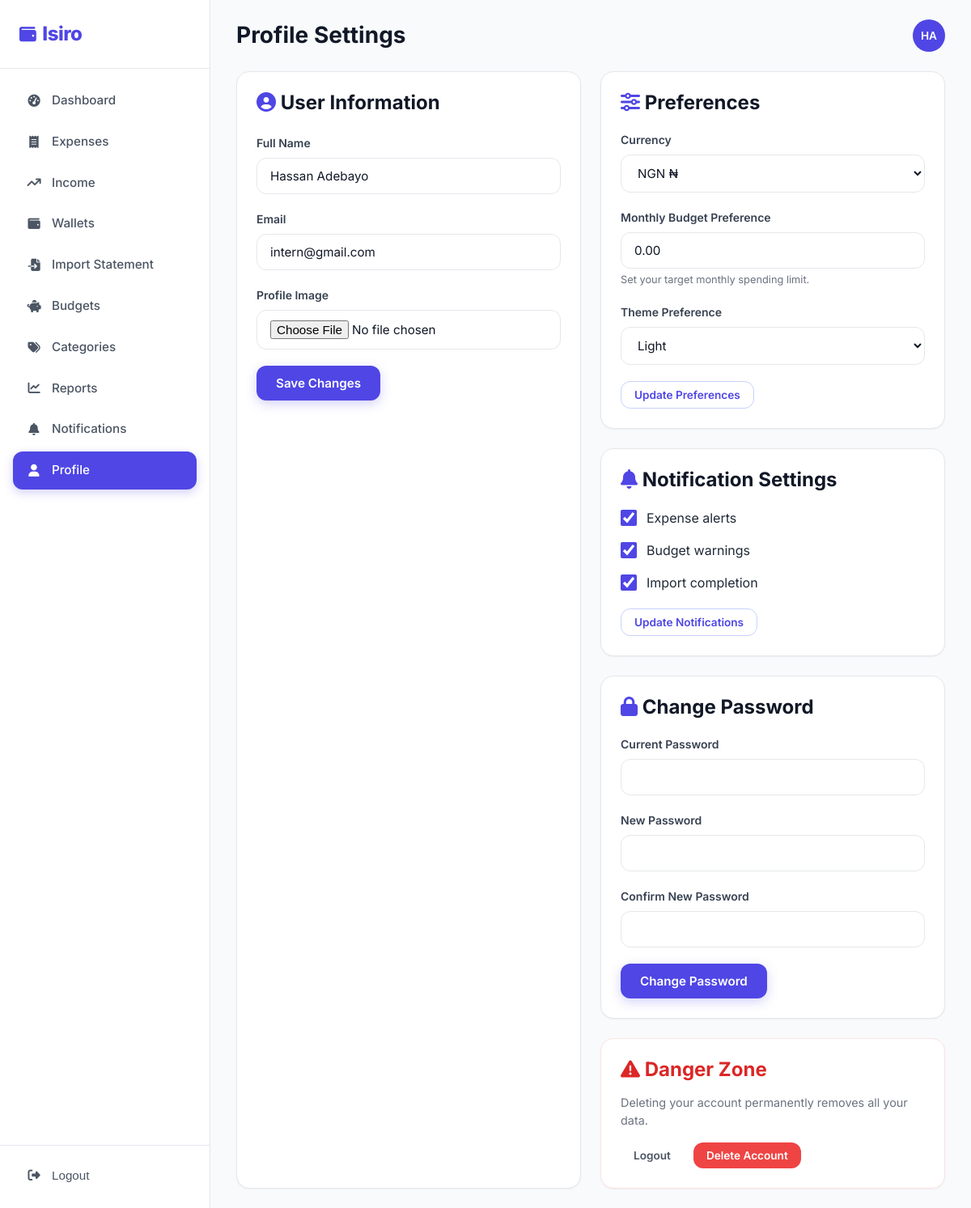
/users/profile/ (signed in), run on the app's committed database.
### users/models.py (models this page shows)
class User(AbstractUser):
    username = None  # remove the username field; use email instead
    full_name = models.CharField(max_length=150, blank=True)
    email = models.EmailField(unique=True)
    profile_image = models.ImageField(
        upload_to="profile_images/",
        blank=True,
        null=True,
    )
    currency = models.CharField(max_length=10, default="USD")
    monthly_budget_preference = models.DecimalField(max_digits=12, decimal_places=2, default=0)
    theme_preference = models.CharField(max_length=10, default="light", choices=[("light", "Light"), ("dark", "Dark")])
    notify_expenses = models.BooleanField(default=True)
    notify_budgets = models.BooleanField(default=True)
    notify_imports = models.BooleanField(default=True)
    created_at = models.DateTimeField(auto_now_add=True)
    USERNAME_FIELD = "email"
    REQUIRED_FIELDS = ["full_name"]
    objects = UserManager()
    def __str__(self) -> str:
        return self.full_name or self.email
    @property
    def initials(self) -> str:
        name = self.full_name or self.email
        parts = [p for p in name.replace("@", " ").split() if p]
        return "".join(p[0].upper() for p in parts[:2]) or "?"

### users/views.py (the view, shortened to what this page needs)
# urls.py: path("profile/", ProfileView.as_view(), name="profile"),
class ProfileView(LoginRequiredMixin, View):
    template_name = "users/profile.html"
    login_url = "users:login"
    def dispatch(self, request, *args, **kwargs):
        print("PROFILE VIEW DISPATCH HIT")
        return super().dispatch(request, *args, **kwargs)
    def get(self, request):
        form = ProfileForm(instance=request.user)
        print("User:", request.user)
        print("Initial:", form.initial)
        return render(request, self.template_name, {
            "profile_form": ProfileInfoForm(instance=request.user),
            "preference_form": PreferenceForm(instance=request.user),
            "notification_form": NotificationForm(instance=request.user),
            "password_form": CustomPasswordChangeForm(request.user),
        })

### users/forms.py
class ProfileInfoForm(forms.ModelForm):
    class Meta:
        model = User
        fields = [
            "full_name",
            "email",
            "profile_image",
        ]
        widgets = {
            "full_name": forms.TextInput(attrs={"class": "form-input"}),
            "email": forms.EmailInput(attrs={"class": "form-input"}),
            "profile_image": forms.FileInput(attrs={"class": "form-input"}),
        }

class PreferenceForm(forms.ModelForm):
    class Meta:
        model = User
        fields = [
            "currency",
            "monthly_budget_preference",
            "theme_preference",
        ]
        widgets = {
            "currency": forms.Select(
                choices=[("USD", "USD $"), ("EUR", "EUR €"), ("GBP", "GBP £"),
                         ("KES", "KES KSh"), ("NGN", "NGN ₦"), ("INR", "INR ₹"),
                         ("RWF", "RWF FRw")],
                attrs={"class": "form-input"},
            ),
            "monthly_budget_preference": forms.NumberInput(attrs={"class": "form-input", "step": "0.01", "min": "0"}),
            "theme_preference": forms.Select(choices=[("light", "Light"), ("dark", "Dark")], attrs={"class": "form-input"}),
        }

### templates/users/profile.html (shortened to what this page needs)
{% extends "base.html" %}
{% load static %}
{% block body_class %}app-page{% endblock %}
{% block content %}
<div class="app-layout">
    {% include "partials/sidebar.html" with active="profile" %}
    <main class="main-content">
        <div class="topbar">
            <div style="display:flex; align-items:center; gap:16px;">
                <h1>Profile Settings</h1>
            </div>
            <div class="topbar-actions">
                <div class="user-avatar">{{ user.initials }}</div>
            </div>
        </div>
        <div style="display:grid; grid-template-columns:1fr 1fr; gap:24px; max-width:900px;">
            <div class="card">
                <h3 style="margin-bottom:24px;"><i class="fas fa-user-circle" style="color:var(--primary-600);"></i> User Information</h3>
                <form method="post" enctype="multipart/form-data">
                    <div class="form-group">
                        <label class="form-label">Full Name</label>
                        {{ profile_form.full_name }}
                    </div>
                    <div class="form-group">
                        <label class="form-label">Email</label>
                        {{ profile_form.email }}
                    </div>
                    <div class="form-group">
                        <label class="form-label">Profile Image</label>
                        {{ profile_form.profile_image }}
                    </div>
                    <button type="submit" class="btn btn-primary">
                        <span class="btn-text">Save Changes</span>
                    </button>
                </form>
            </div>
            <div style="display:flex; flex-direction:column; gap:24px;">
                <div class="card">
                    <h3 style="margin-bottom:20px;"><i class="fas fa-sliders" style="color:var(--primary-600);"></i> Preferences</h3>
                    <form method="post" >
                        <div class="form-group">
                            <label class="form-label">Currency</label>
                            {{ preference_form.currency }}
                        </div>
                        <div class="form-group">
                            <label class="form-label">Monthly Budget Preference</label>
                            {{ preference_form.monthly_budget_preference }}
                            <div class="form-help">Set your target monthly spending limit.</div>
                        </div>
                        <div class="form-group">
                            <label class="form-label">Theme Preference</label>
                            {{ preference_form.theme_preference }}
                        </div>
                        <button type="submit" class="btn btn-secondary btn-sm">
                            <span class="btn-text">Update Preferences</span>
                        </button>
                    </form>
                </div>
                <div class="card">
                    <h3 style="margin-bottom:20px;"><i class="fas fa-bell" style="color:var(--primary-600);"></i> Notification Settings</h3>
                    <form method="post">
                        <div style="display:flex; align-items:center; gap:12px; margin-bottom:16px;">
                            {{ notification_form.notify_expenses }}
                            <label>Expense alerts</label>
                        </div>
                        <div style="display:flex; align-items:center; gap:12px; margin-bottom:16px;">
                            {{ notification_form.notify_budgets }}
                            <label>Budget warnings</label>
                        </div>
                        <div style="display:flex; align-items:center; gap:12px; margin-bottom:20px;">
                            {{ notification_form.notify_imports }}
                            <label>Import completion</label>
                        </div>
                        <button type="submit" class="btn btn-secondary btn-sm">
                            <span class="btn-text">Update Notifications</span>
                        </button>
                    </form>
                </div>
                <div class="card">
                    <h3 style="margin-bottom:20px;"><i class="fas fa-lock" style="color:var(--primary-600);"></i> Change Password</h3>
                    <form method="post">
                        <div class="form-group">
                            <label class="form-label">Current Password</label>
                            {{ password_form.old_password }}
                        </div>
                        <div class="form-group">
                            <label class="form-label">New Password</label>
                            {{ password_form.new_password1 }}
                        </div>
                        <div class="form-group">
                            <label class="form-label">Confirm New Password</label>
                            {{ password_form.new_password2 }}
                        </div>
                        <button type="submit" class="btn btn-primary">
                            <span class="btn-text">Change Password</span>
                        </button>
                    </form>
                </div>
                <div class="card" style="border-color: var(--danger-100);">
                    <h3 style="margin-bottom:16px; color: var(--danger-600);"><i class="fas fa-triangle-exclamation"></i> Danger Zone</h3>
                    <p style="color:var(--gray-500); font-size:0.9rem; margin-bottom:16px;">Deleting your account permanently removes all your data.</p>
                    <div style="display:flex; gap:12px;">
                        <form method="post" action="{% url 'users:logout' %}">
                            <button type="submit" class="btn btn-ghost btn-sm"><span class="btn-text">Logout</span></button>
                        </form>
                        <form method="post" action="{% url 'users:delete_account' %}" onsubmit="return confirm('Are you sure? This cannot be undone.');">
                            <button type="submit" class="btn btn-danger btn-sm"><span class="btn-text">Delete Account</span></button>
                        </form>
                    </div>
                </div>
            </div>
        </div>
    </main>
</div>
{% endblock %}

### static/css/style.css (style rules this page uses)
:root { --primary-50: #EEF2FF; --primary-100: #E0E7FF; --primary-200: #C7D2FE; --primary-300: #A5B4FC; --primary-400: #818CF8; --primary-500: #6366F1; --primary-600: #4F46E5; --primary-700: #4338CA; --primary-800: #3730A3; --success-50: #ECFDF5; --success-100: #D1FAE5; --success-500: #10B981; --success-600: #059669; --success-700: #047857; --danger-50: #FEF2F2; --danger-100: #FEE2E2; --danger-500: #EF4444; --danger-600: #DC2626; --danger-700: #B91C1C; --warning-50: #FFFBEB; --warning-100: #FEF3C7; --warning-500: #F59E0B; --warning-600: #D97706; --accent-500: #0EA5E9; --accent-600: #0284C7; --gray-50: #F9FAFB; --gray-100: #F3F4F6; --gray-200: #E5E7EB; --gray-300: #D1D5DB; --gray-400: #9CA3AF; --gray-500: #6B7280; --gray-600: #4B5563; --gray-700: #374151; --gray-800: #1F2937; --gray-900: #111827; --bg: #F8FAFC; --surface: #FFFFFF; --border: #E5E7EB; --shadow-sm: 0 1px 2px rgba(0,0,0,0.05); --shadow: 0 4px 12px rgba(0,0,0,0.07); --shadow-md: 0 8px 24px rgba(0,0,0,0.08); --shadow-lg: 0 16px 48px rgba(0,0,0,0.10); --r-sm: 8px; --r: 12px; --r-lg: 16px; --r-xl: 24px; --r-full: 9999px; --sp-1: 4px; --sp-2: 8px; --sp-3: 12px; --sp-4: 16px; --sp-5: 20px; --sp-6: 24px; --sp-8: 32px; --sp-10: 40px; --sp-12: 48px; --sp-16: 64px; --font: 'Inter', -apple-system, BlinkMacSystemFont, 'Segoe UI', sans-serif; }
*, *::before, *::after { box-sizing: border-box; margin: 0; padding: 0; }
html { scroll-behavior: smooth; }
body { font-family: var(--font); background: var(--bg); color: var(--gray-800); line-height: 1.5; -webkit-font-smoothing: antialiased; }
h1, h2, h3, h4 { line-height: 1.2; font-weight: 700; color: var(--gray-900); }
h1 { font-size: 2.5rem; }
h3 { font-size: 1.5rem; }
.btn { display: inline-flex; align-items: center; justify-content: center; gap: var(--sp-2); padding: 12px 24px; border: none; border-radius: var(--r); font-family: var(--font); font-size: 0.95rem; font-weight: 600; cursor: pointer; transition: all .2s ease; white-space: nowrap; position: relative; overflow: hidden; }
.btn-primary { background: var(--primary-600); color: #fff; box-shadow: 0 4px 14px rgba(79,70,229,0.25); }
.btn-secondary { background: var(--surface); color: var(--primary-600); border: 1.5px solid var(--primary-200); }
.btn-ghost { background: transparent; color: var(--gray-600); }
.btn-danger { background: var(--danger-500); color: #fff; }
.btn-sm { padding: 8px 16px; font-size: 0.85rem; }
.form-group { margin-bottom: var(--sp-5); }
.form-label { display: block; font-size: 0.875rem; font-weight: 600; color: var(--gray-700); margin-bottom: var(--sp-2); }
.form-input, .form-textarea, select.form-input { width: 100%; padding: 12px 16px; border: 1.5px solid var(--border); border-radius: var(--r); font-family: var(--font); font-size: 0.95rem; color: var(--gray-900); background: var(--surface); transition: all .2s ease; }
.form-input::placeholder { color: var(--gray-400); }
.form-help { font-size: 0.8rem; color: var(--gray-500); margin-top: var(--sp-1); }
.form-check { width: 20px; height: 20px; accent-color: var(--primary-600); cursor: pointer; }
.card { background: var(--surface); border: 1px solid var(--border); border-radius: var(--r-lg); padding: var(--sp-6); box-shadow: var(--shadow-sm); transition: box-shadow .2s, transform .2s; }
.app-layout { display: flex; min-height: 100vh; }
.main-content { flex: 1; margin-left: 260px; padding: var(--sp-6) var(--sp-8); min-width: 0; }
.topbar { display: flex; align-items: center; justify-content: space-between; margin-bottom: var(--sp-6); }
.topbar h1 { font-size: 1.75rem; }
.topbar-actions { display: flex; gap: var(--sp-3); align-items: center; }
.user-avatar { width: 40px; height: 40px; border-radius: 50%; background: var(--primary-600); color: #fff; display: flex; align-items: center; justify-content: center; font-weight: 600; font-size: 0.85rem; }

### data on the page
User: initials "HA", full_name "Hassan Adebayo", email "intern@gmail.com", currency "NGN ₦", monthly_budget_preference "0.00", theme_preference "Light", notify_expenses "☑", notify_budgets "☑", notify_imports "☑"
